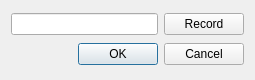
<?xml version="1.0" encoding="UTF-8"?>
<ui version="4.0">
 <class>HotkeyInputDialog</class>
 <widget class="QDialog" name="HotkeyInputDialog">
  <property name="geometry">
   <rect>
    <x>0</x>
    <y>0</y>
    <width>255</width>
    <height>80</height>
   </rect>
  </property>
  <property name="windowTitle">
   <string notr="true">Dialog</string>
  </property>
  <layout class="QGridLayout" name="gridLayout">
   <item row="0" column="0">
    <widget class="QLineEdit" name="keySeq"/>
   </item>
   <item row="0" column="1">
    <widget class="QPushButton" name="recordButton">
     <property name="text">
      <string>Record</string>
     </property>
    </widget>
   </item>
   <item row="1" column="0" colspan="2">
    <widget class="QDialogButtonBox" name="buttonBox">
     <property name="orientation">
      <enum>Qt::Horizontal</enum>
     </property>
     <property name="standardButtons">
      <set>QDialogButtonBox::Cancel|QDialogButtonBox::Ok</set>
     </property>
    </widget>
   </item>
  </layout>
 </widget>
 <resources/>
 <connections>
  <connection>
   <sender>buttonBox</sender>
   <signal>accepted()</signal>
   <receiver>HotkeyInputDialog</receiver>
   <slot>accept()</slot>
   <hints>
    <hint type="sourcelabel">
     <x>248</x>
     <y>254</y>
    </hint>
    <hint type="destinationlabel">
     <x>157</x>
     <y>274</y>
    </hint>
   </hints>
  </connection>
  <connection>
   <sender>buttonBox</sender>
   <signal>rejected()</signal>
   <receiver>HotkeyInputDialog</receiver>
   <slot>reject()</slot>
   <hints>
    <hint type="sourcelabel">
     <x>316</x>
     <y>260</y>
    </hint>
    <hint type="destinationlabel">
     <x>286</x>
     <y>274</y>
    </hint>
   </hints>
  </connection>
 </connections>
</ui>
